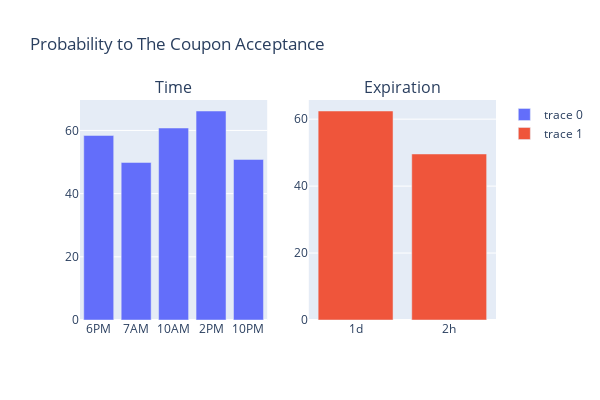

The cell this chart's notebook holds for it:
### Markdown cell above
###  Time and Expire Day

### Code cell
time_idx, time_prob = probability(df.copy(),'time')
expire_idx, expire_prob = probability(df.copy(),'expiration')

fig = make_subplots(rows= 1 , cols= 2, subplot_titles = ['Time', 'Expiration'])

fig.add_trace(
    go.Bar(x = time_idx, y = time_prob), row = 1 , col = 1
)

fig.add_trace(
    go.Bar(x = expire_idx, y = expire_prob), row = 1, col = 2
)

fig.update_layout(height=400, width=600, title_text="Probability to The Coupon Acceptance")
fig.show()

### Figure 1 — Plotly figure (JSON) as saved in the notebook; plotly's stock layout.template omitted (floating-point values rounded to 4 significant figures)
{"data": [{"type": "bar", "x": ["6PM", "7AM", "10AM", "2PM", "10PM"], "xaxis": "x", "y": [58.42, 49.87, 60.77, 66.15, 50.83], "yaxis": "y"}, {"type": "bar", "x": ["1d", "2h"], "xaxis": "x2", "y": [62.44, 49.6], "yaxis": "y2"}], "layout": {"annotations": [{"font": {"size": 16}, "showarrow": false, "text": "Time", "x": 0.225, "xanchor": "center", "xref": "paper", "y": 1, "yanchor": "bottom", "yref": "paper"}, {"font": {"size": 16}, "showarrow": false, "text": "Expiration", "x": 0.775, "xanchor": "center", "xref": "paper", "y": 1, "yanchor": "bottom", "yref": "paper"}], "height": 400, "title": {"text": "Probability to The Coupon Acceptance"}, "width": 600, "xaxis": {"anchor": "y", "autorange": true, "domain": [0, 0.45], "range": [-0.5, 4.5], "type": "category"}, "xaxis2": {"anchor": "y2", "autorange": true, "domain": [0.55, 1], "range": [-0.5, 1.5], "type": "category"}, "yaxis": {"anchor": "x", "autorange": true, "domain": [0, 1], "range": [0, 69.63], "type": "linear"}, "yaxis2": {"anchor": "x2", "autorange": true, "domain": [0, 1], "range": [0, 65.72], "type": "linear"}}}
